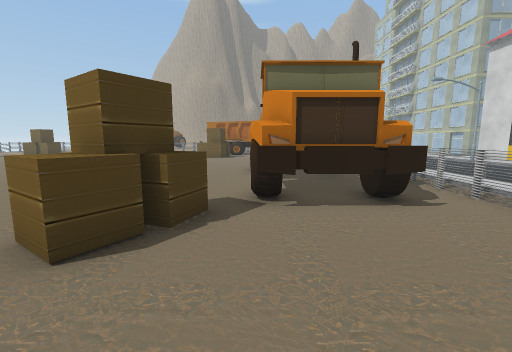
[1] (above)

24 first-person views from a walk through a Unity game level. The camera is 1.2 m above the floor, tilts 8° down and sees 90° across. The floor is counted in squares, 1 m on a side. Each view is taken from the middle of a square. On the plan, view 1 faces up. The plan holds only what a view shows up to about 12 squares ahead; the rest is blank. The place goes on beyond the plan. The player is left out. Some animated figures are left out. Some surface patterns are stand-ins.

[2]
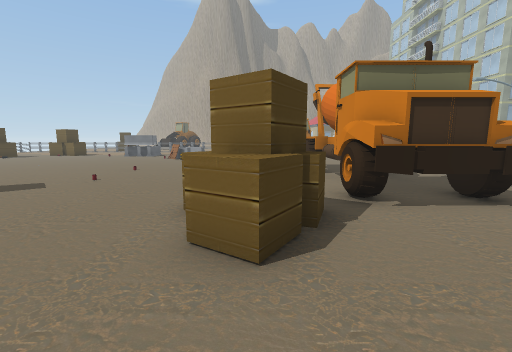

[3]
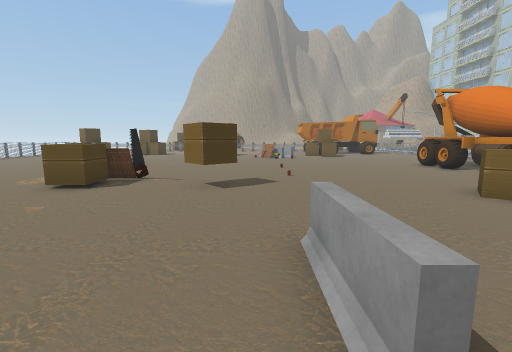

[4]
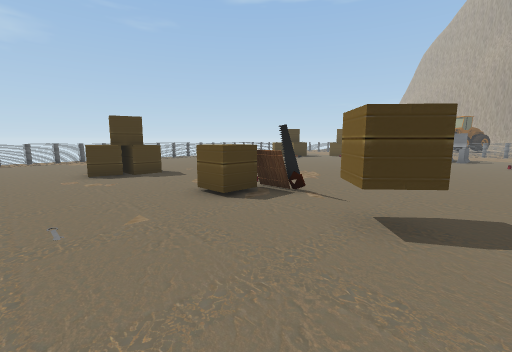

[5]
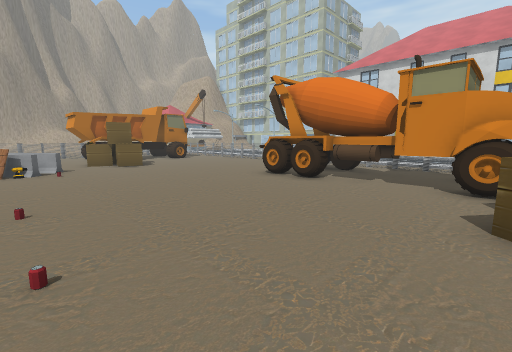

[6]
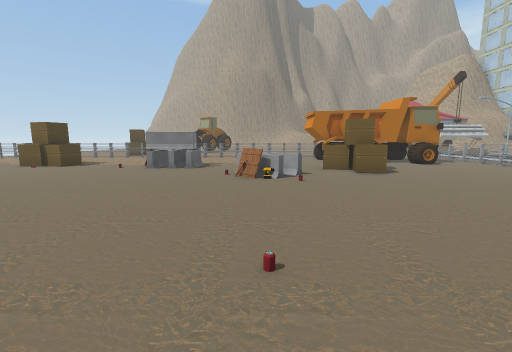

[7]
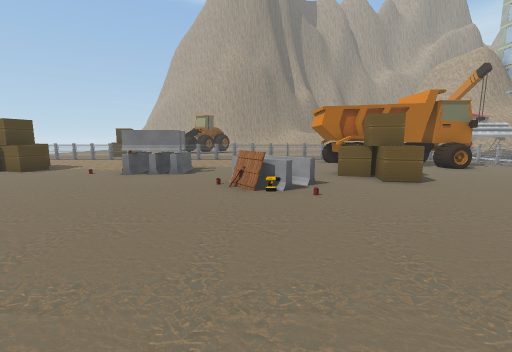

[8]
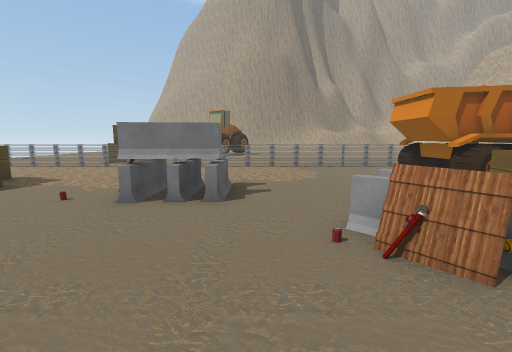

[9]
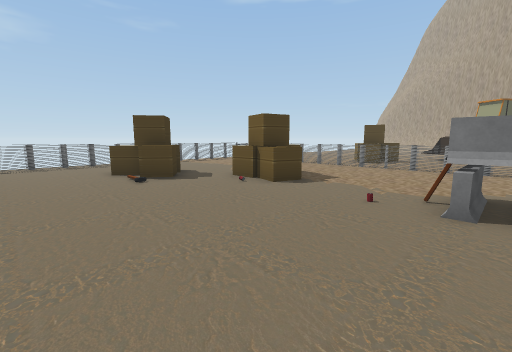

[10]
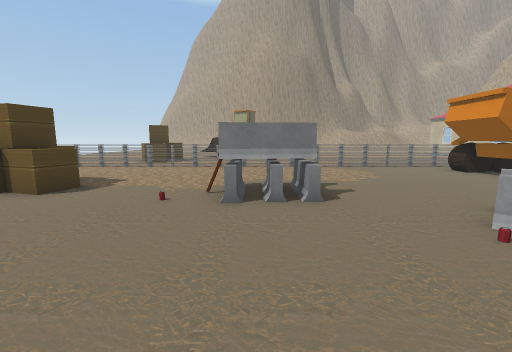

[11]
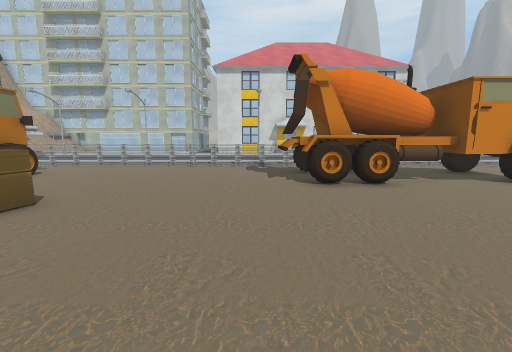

[12]
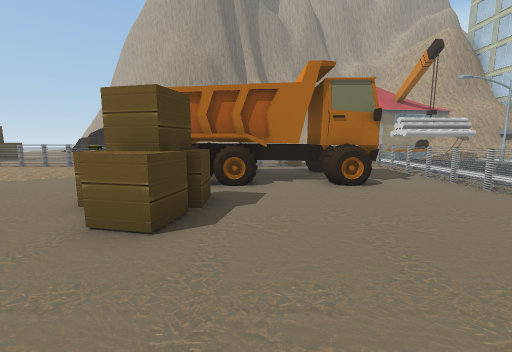

[13]
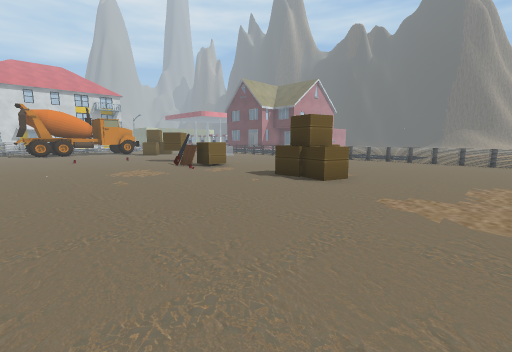

[14]
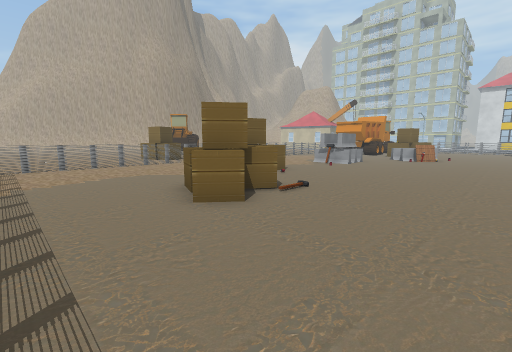

[15]
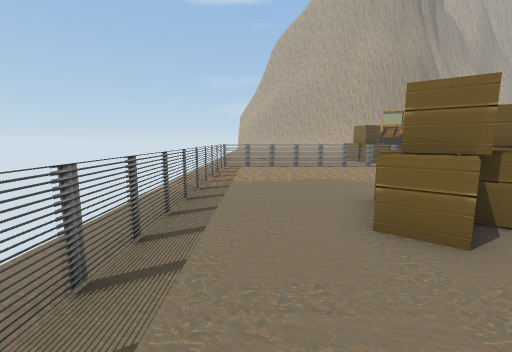

[16]
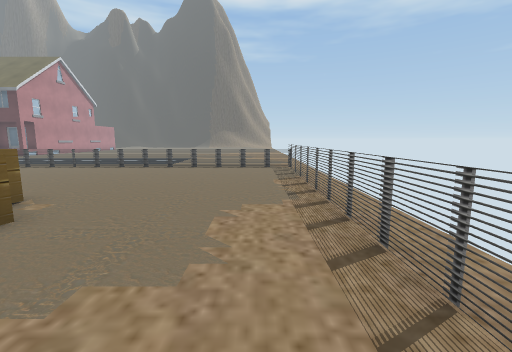

[17]
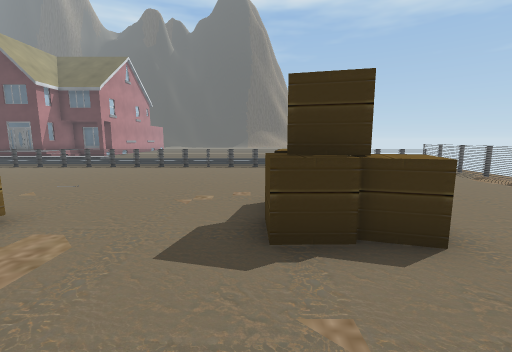

[18]
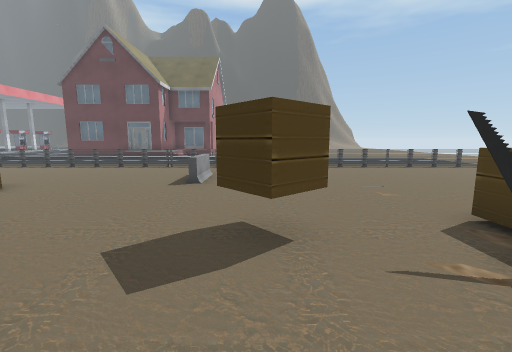

[19]
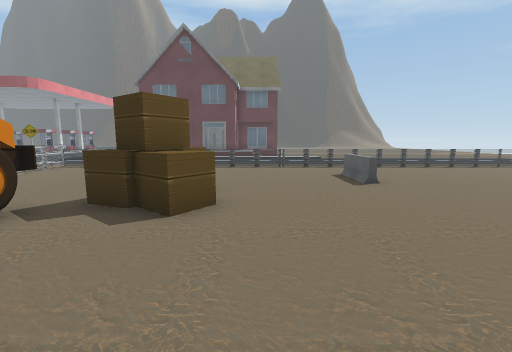

[20]
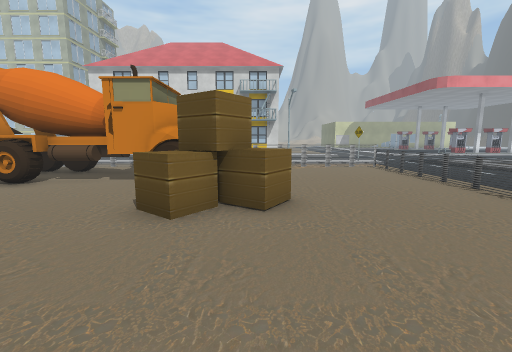

[21]
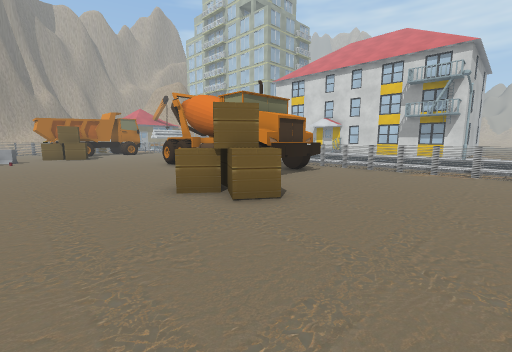

[22]
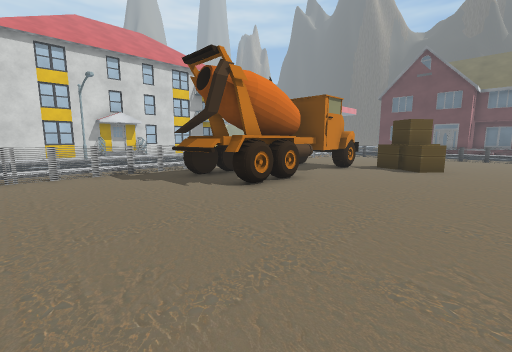

[23]
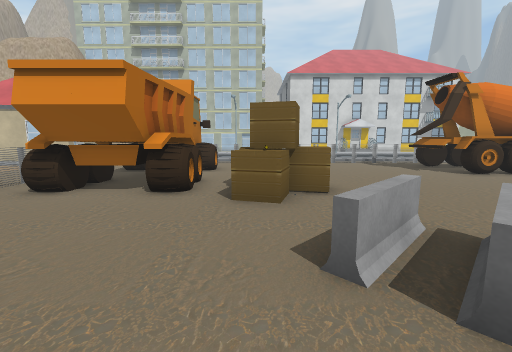

[24]
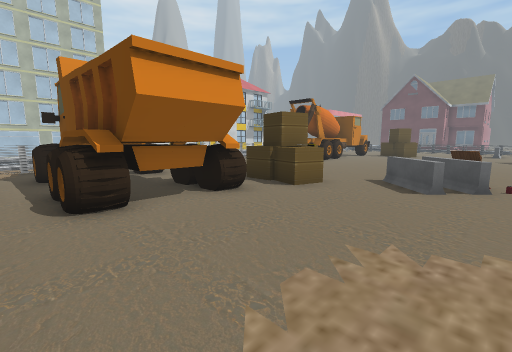

### Floor plan
Key: @ floor where view 1 was taken; # wall or solid block; . main floor; : floor 0.25 m higher than the main floor; = window, fence, low wall or low ledge; B box; T thing the floor can be seen under or through; R truck; S sign; O other object.
Columns run from 25 left of view 1 to 6 right of it. Each row starts with its distance up from view 1.
 27  ...       ..
 26 .#======================
 25 ..............................=
 24 ......................RRRRRR..=
 23 .....................RRRRRR  .=
 22 ....... B............RRRRRR#R.=
 21 ....... BB....==......RRRRRR..=
 20 .......BBB...OTT..............=
 19 ....BB.......TTT.....BBB......=
 18 ....BBB...........==..BB......=
 17 ....BBB..........=#=..B.......=
 16 ..................O=..........=
 15 ..................O...........=:
 14 ..............................=:
 13  .............................=:
 12   .......................OOOO.=
 11   .......................OOOO.=
 10   .......................OOOO.=
  9   .......................OOOO.=
  8 .........................OOO..=:
  7 ............OOO..........OOOO.=:
  6 ......BBB...BB.BB........OOOO.=
  5 ......BBB...B...B.....BB.OOOO.=
  4 .......B..............BBBOOOO.=
  3 ......................BB......=:
  2 ..................=....B......=:
  1 ..................=...........=:
  0 ..................=......@....=:
 -1 ..............................=:
 -2 ..............................#S
 -3  ..............................

Where each view was taken, in squares from view 1:
view 1: 0 up, 0 right, facing up
view 2: 0 up, 2 left, facing up
view 3: 1 down, 8 left, facing up
view 4: 2 up, 8 left, facing up-left
view 5: 5 up, 7 left, facing up-right
view 6: 8 up, 7 left, facing up
view 7: 10 up, 7 left, facing up
view 8: 14 up, 9 left, facing up
view 9: 14 up, 11 left, facing up-left
view 10: 14 up, 11 left, facing up
view 11: 13 up, 7 left, facing right
view 12: 14 up, 1 left, facing up
view 13: 13 up, 23 left, facing down-right
view 14: 13 up, 24 left, facing up-right
view 15: 14 up, 23 left, facing up
view 16: 9 up, 23 left, facing down
view 17: 9 up, 17 left, facing down
view 18: 9 up, 9 left, facing down
view 19: 9 up, 4 left, facing down
view 20: 3 up, 7 left, facing right
view 21: 1 down, 6 left, facing up-right
view 22: 16 up, 5 left, facing down-right
view 23: 19 up, 9 left, facing right
view 24: 25 up, 8 left, facing down-right
